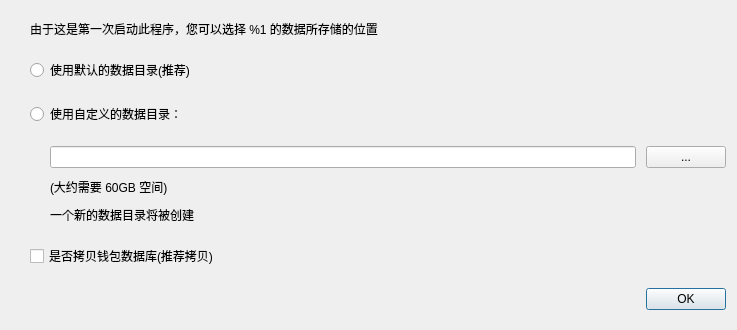
<?xml version="1.0" encoding="UTF-8"?>
<ui version="4.0">
 <class>IntroDialog</class>
 <widget class="QDialog" name="IntroDialog">
  <property name="geometry">
   <rect>
    <x>0</x>
    <y>0</y>
    <width>737</width>
    <height>319</height>
   </rect>
  </property>
  <property name="windowTitle">
   <string>Dialog</string>
  </property>
  <layout class="QVBoxLayout" name="verticalLayout_2">
   <property name="spacing">
    <number>20</number>
   </property>
   <property name="leftMargin">
    <number>30</number>
   </property>
   <property name="topMargin">
    <number>20</number>
   </property>
   <property name="bottomMargin">
    <number>20</number>
   </property>
   <item>
    <widget class="QLabel" name="storageLabel">
     <property name="text">
      <string>由于这是第一次启动此程序，您可以选择 %1 的数据所存储的位置</string>
     </property>
    </widget>
   </item>
   <item>
    <widget class="QRadioButton" name="dataDirDefault">
     <property name="text">
      <string>使用默认的数据目录(推荐)</string>
     </property>
    </widget>
   </item>
   <item>
    <widget class="QRadioButton" name="dataDirCustom">
     <property name="text">
      <string>使用自定义的数据目录：</string>
     </property>
    </widget>
   </item>
   <item>
    <layout class="QVBoxLayout" name="verticalLayout">
     <property name="spacing">
      <number>10</number>
     </property>
     <property name="leftMargin">
      <number>20</number>
     </property>
     <item>
      <layout class="QHBoxLayout" name="horizontalLayout">
       <item>
        <widget class="QLineEdit" name="dataDirectory"/>
       </item>
       <item>
        <widget class="QPushButton" name="ellipsisButton">
         <property name="text">
          <string>...</string>
         </property>
        </widget>
       </item>
      </layout>
     </item>
     <item>
      <widget class="QLabel" name="freeSpace">
       <property name="text">
        <string>(大约需要 60GB 空间)</string>
       </property>
      </widget>
     </item>
     <item>
      <widget class="QLabel" name="errorMessage">
       <property name="text">
        <string>一个新的数据目录将被创建</string>
       </property>
      </widget>
     </item>
    </layout>
   </item>
   <item>
    <widget class="QCheckBox" name="checkBoxCopy">
     <property name="text">
      <string>是否拷贝钱包数据库(推荐拷贝)</string>
     </property>
    </widget>
   </item>
   <item>
    <widget class="QDialogButtonBox" name="buttonBox">
     <property name="orientation">
      <enum>Qt::Horizontal</enum>
     </property>
     <property name="standardButtons">
      <set>QDialogButtonBox::Ok</set>
     </property>
    </widget>
   </item>
  </layout>
 </widget>
 <resources/>
 <connections>
  <connection>
   <sender>buttonBox</sender>
   <signal>accepted()</signal>
   <receiver>IntroDialog</receiver>
   <slot>accept()</slot>
   <hints>
    <hint type="sourcelabel">
     <x>248</x>
     <y>254</y>
    </hint>
    <hint type="destinationlabel">
     <x>157</x>
     <y>274</y>
    </hint>
   </hints>
  </connection>
  <connection>
   <sender>buttonBox</sender>
   <signal>rejected()</signal>
   <receiver>IntroDialog</receiver>
   <slot>reject()</slot>
   <hints>
    <hint type="sourcelabel">
     <x>316</x>
     <y>260</y>
    </hint>
    <hint type="destinationlabel">
     <x>286</x>
     <y>274</y>
    </hint>
   </hints>
  </connection>
 </connections>
</ui>
